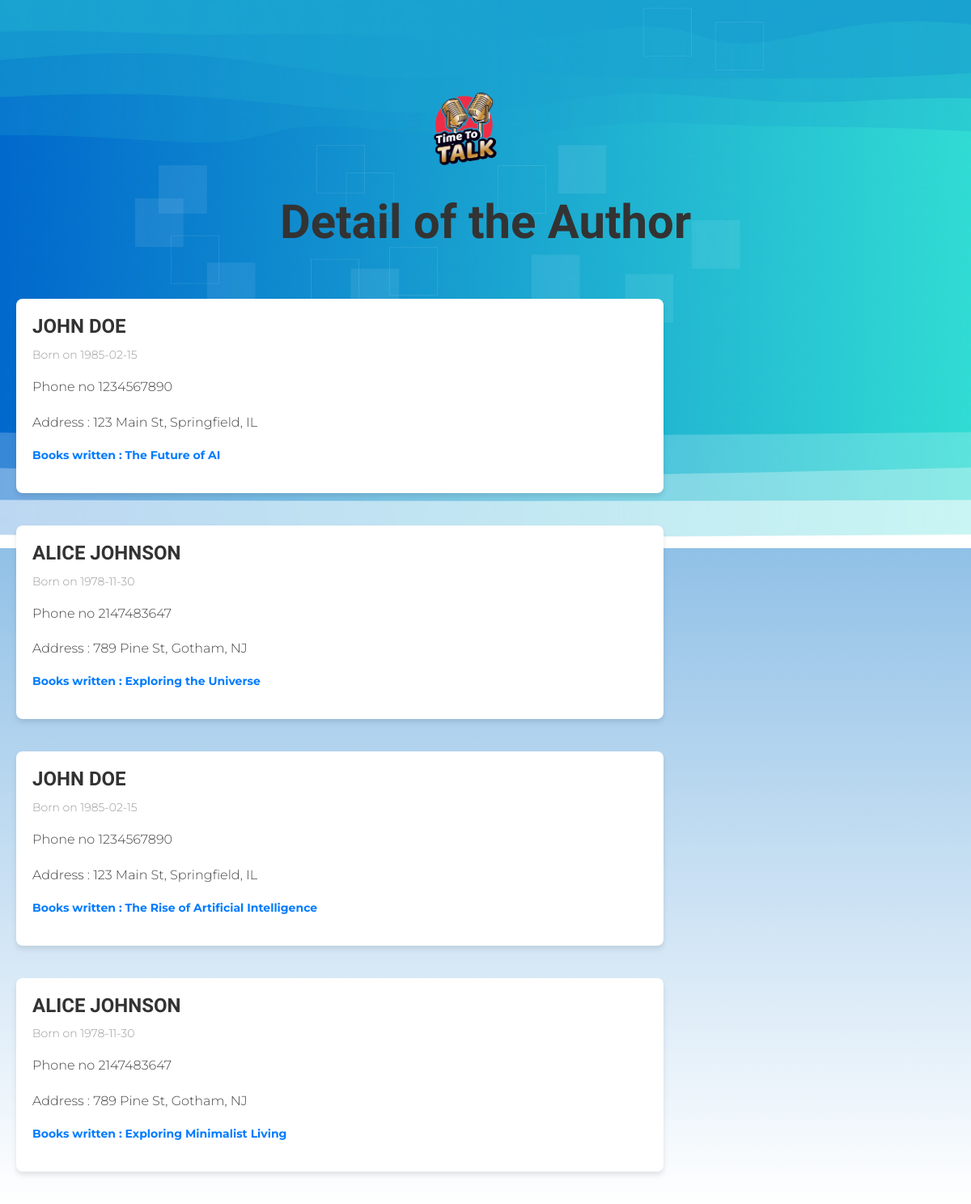
Screenshot of /author.php?author=John with the database file from the repository.
### tables this page shows
CREATE TABLE IF NOT EXISTS `article` (
  `id` int NOT NULL AUTO_INCREMENT,
  `title` varchar(50) NOT NULL,
  `content` text NOT NULL,
  `date_pub` date DEFAULT NULL,
  `category_id` int DEFAULT NULL,
  `author_id` int DEFAULT NULL,
  PRIMARY KEY (`id`),
  KEY `category_id` (`category_id`),
  KEY `author_id` (`author_id`)
);

CREATE TABLE IF NOT EXISTS `author` (
  `id` int NOT NULL AUTO_INCREMENT,
  `firstname` varchar(100) NOT NULL,
  `lastname` varchar(100) NOT NULL,
  `dob` date DEFAULT NULL,
  `phone` bigint DEFAULT NULL,
  `address` text,
  PRIMARY KEY (`id`)
);

### author.php (called while the page is built)
<?php
require_once('./Models/Database.class.php');
require_once('./Models/Article.class.php');
$modelArticle = new Article;
if (isset($_GET['author'])) {
    $authorDetails = $modelArticle->getAuthor($_GET['author']);
}
require_once('./Views/author.php');

### Models/Database.class.php (called while the page is built, shortened)
<?php
abstract class Database
{
    public function __construct()
    {
        $this->db = new PDO("mysql:host=localhost;dbname=blog;charset=utf8", "root", '');
    }
}

### Models/Article.class.php (called while the page is built, shortened)
<?php
class Article extends Database
{
    protected $base = "SELECT article.*, author.id , author.phone, author.address, author.dob, CONCAT(author.firstname, ' ', author.lastname) AS author , category.id, category.name AS category
    FROM article
    LEFT JOIN author ON article.author_id = author.id
    LEFT JOIN category ON article.category_id = category.id ";
    public function getAuthor($author)
    {
        $request = $this->db->prepare($this->base . "WHERE LOWER(author.firstname)  LIKE :author OR LOWER(author.lastname)  LIKE :author");
        $authorParam = '%' . strtolower($author) . '%';
        $request->bindParam(':author', $authorParam, PDO::PARAM_STR);
        $request->execute();
        $data = $request->fetchAll(PDO::FETCH_ASSOC);
        return $data;
    }
}

### Views/author.php (the view, shortened to what this page needs)
<!DOCTYPE html>
<html lang="en">
<head>
    <link rel="stylesheet" href="Assets/style.css">
    <link rel="stylesheet" href="https://cdnjs.cloudflare.com/ajax/libs/font-awesome/6.0.0-beta3/css/all.min.css" />
    <link rel="stylesheet" href="./Assets/css/bootstrap.min.css">
    <link rel="stylesheet" href="./Assets/css/bootstrap-icons.css">
    <link rel="stylesheet" href="./Assets/css/owl.carousel.min.css">
    <link rel="stylesheet" href="./Assets/css/owl.theme.default.min.css">
    <link href="./Assets/css/templatemo-pod-talk.css" rel="stylesheet">
</head>
<body>
    <section class="hero-section">
        <div class="container">
            <a class="navbar-brand me-lg-5 me-0" href="index.php">
                <img src="images/pod-talk-logo.png" class="logo-image img-fluid" alt="templatemo pod talk">
            </a>
        </div>
        <h1 class="title"> Detail of the Author</h1>
        <?php if (!empty($authorDetails)): ?>
            <div class="article-grid-detail">
                <?php foreach ($authorDetails as $authorDetail) : ?>
                    <div class="article-card">
                        <h2 class="article-title"><?= strtoupper($authorDetail['author']); ?></h2>
                        <p class="article-meta">
                            <span class="article-date">Born on <?= $authorDetail['dob']; ?></span>
                        </p>
                        <p class="article-content">Phone no <?= $authorDetail['phone']; ?></p>
                        <p class="article-content">Address : <?= $authorDetail['address']; ?></p>
                        <p class="article-category">Books written : <?= $authorDetail['title']; ?></p>
                    </div>
                <?php endforeach; ?>
            <?php else : ?>
                <h1 class="recordError"> No Records Found</h1>
            <?php endif ?>
    </section>
</body>
</html>

### Assets/style.css (style rules this page uses)
body, h1, h3, p, form { margin: 0; padding: 0; box-sizing: border-box; }
body { font-family: Arial, sans-serif; line-height: 1.6; background-color: #f4f4f4; color: #333; padding: 0; margin: 0; }
.title { text-align: center; color: #333; margin: 20px 0; }
.article-card { background-color: #fff; border-radius: 8px; box-shadow: 0 4px 6px rgba(0, 0, 0, 0.1); overflow: hidden; padding: 15px; width: 300px; transition: transform 0.3s ease, box-shadow 0.3s ease; }
.article-title { font-size: 18px; color: #333; margin-bottom: 10px; }
.article-date, .article-author { font-size: 14px; color: #666; }
body, h1, h2, p { margin: 0; padding: 0; box-sizing: border-box; }
.article-grid-detail { display: flex; flex-direction: column; align-items: center; padding: 20px; }
.article-card { background-color: #fff; border-radius: 8px; box-shadow: 0 4px 6px rgba(0, 0, 0, 0.1); overflow: hidden; padding: 20px; width: 80%; max-width: 800px; margin: 20px 0; }
.article-title { font-size: 24px; color: #333; margin-bottom: 10px; }
.article-meta { font-size: 14px; color: #666; margin-bottom: 15px; }
.article-author, .article-date { display: inline; }
.article-date { color: #999; }
.article-content { font-size: 16px; line-height: 1.8; color: #444; margin-bottom: 15px; }
.article-category { font-size: 14px; color: #007bff; font-weight: bold; }
.article-grid-detail { display: flex; flex-direction: row; flex-wrap: wrap; }

### Assets/css/templatemo-pod-talk.css (style rules this page uses)
:root { --white-color: #ffffff; --primary-color: #00cc99; --secondary-color: #0066cc; --section-bg-color: #f0f8ff; --custom-btn-bg-color: #0066cc; --custom-btn-bg-hover-color: #00cc99; --dark-color: #000000; --p-color: #717275; --border-color: #7fffd4; --link-hover-color: #0066cc; --body-font-family: "Montserrat", sans-serif; --title-font-family: "Sono", sans-serif; --h1-font-size: 58px; --h2-font-size: 46px; --h3-font-size: 32px; --h4-font-size: 28px; --h5-font-size: 24px; --h6-font-size: 22px; --p-font-size: 16px; --menu-font-size: 14px; --border-radius-large: 100px; --border-radius-medium: 20px; --border-radius-small: 10px; --font-weight-light: 300; --font-weight-normal: 400; --font-weight-medium: 500; --font-weight-semibold: 600; --font-weight-bold: 700; }
body { background-color: var(--white-color); font-family: var(--body-font-family); }
h2, h3, h4, h5, h6 { color: var(--dark-color); }
h1, h2, h3, h4, h5, h6 { font-family: var(--title-font-family); font-weight: var(--font-weight-semibold); }
h1 { font-size: var(--h1-font-size); font-weight: var(--font-weight-bold); }
h2 { font-size: var(--h2-font-size); font-weight: var(--font-weight-bold); }
p { color: var(--p-color); font-size: var(--p-font-size); font-weight: var(--font-weight-light); }
a, button { touch-action: manipulation; transition: all 0.3s; }
a { display: inline-block; color: var(--primary-color); text-decoration: none; }
.logo-image { width: 120px; height: auto; }
.navbar-brand, .navbar-brand:hover { font-size: var(--h3-font-size); font-weight: var(--font-weight-bold); display: flex; justify-content: center; }
.hero-section { background-image: url("../images/templatemo-wave-banner.jpg"), linear-gradient(#348cd2, #ffffff); background-repeat: no-repeat; background-size: 108% 76%; background-position: top; padding-top: 100px; }
@media screen and (max-width: 1240px) { .hero-section { background-size: 116%; } }

### rows the page displays
article: author "JOHN DOE", author.dob "1985-02-15", author.phone "1234567890", author.address "123 Main St, Springfield, IL", title "The Future of AI"
article: author "ALICE JOHNSON", author.dob "1978-11-30", author.phone "2147483647", author.address "789 Pine St, Gotham, NJ", title "Exploring the Universe"
article: author "JOHN DOE", author.dob "1985-02-15", author.phone "1234567890", author.address "123 Main St, Springfield, IL", title "The Rise of Artificial Intelligence"
article: author "ALICE JOHNSON", author.dob "1978-11-30", author.phone "2147483647", author.address "789 Pine St, Gotham, NJ", title "Exploring Minimalist Living"
